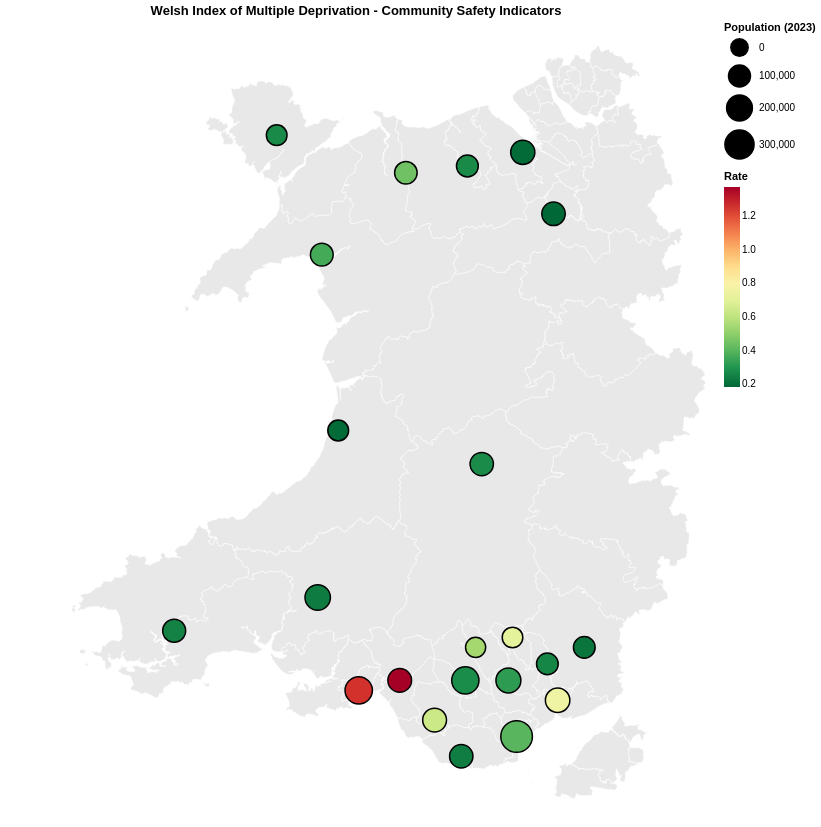

This figure's notebook cell:
### Code cell
# Create interactive map with dropdown selector
# Get list of indicators
indicators = sorted(wimd_summary['Indicator'].unique().tolist())

# Create dropdown for indicator selection
dropdown = alt.binding_select(options=indicators, name='Select Indicator: ')
selection = alt.param(
    name='indicator_selection',
    bind=dropdown,
    value=indicators[0]
)

# Create the points layer for areas WITHOUT data (black dots)
points_no_data = alt.Chart(wimd_summary).mark_circle(
    opacity=1.0,
    stroke='black',
    strokeWidth=1.5,
    color='black'
).encode(
    longitude='longitude:Q',
    latitude='latitude:Q',
    size=alt.Size(
        'Population_2023:Q',
        scale=alt.Scale(range=[300, 1000]),
        legend=alt.Legend(title='Population (2023)')
    ),
    tooltip=[
        alt.Tooltip('Authority:N', title='Authority'),
        alt.Tooltip('Indicator:N', title='Indicator'),
        alt.Tooltip('Population_2023:Q', title='Population (2023)', format=',')
    ]
).transform_filter(
    alt.datum.Indicator == selection
).transform_filter(
    alt.FieldValidPredicate(field='Data values', valid=False)
)

# Create the points layer for areas WITH data
# Points are colored from red (high/worse) to green (low/better)
# Points are sized by population
points_with_data = alt.Chart(wimd_summary).mark_circle(
    opacity=1.0,
    stroke='black',
    strokeWidth=1.5
).encode(
    longitude='longitude:Q',
    latitude='latitude:Q',
    size=alt.Size(
        'Population_2023:Q',
        scale=alt.Scale(range=[300, 1000]),
        legend=alt.Legend(title='Population (2023)')
    ),
    color=alt.Color(
        'Data values:Q',
        scale=alt.Scale(scheme='redyellowgreen', reverse=True),
        legend=alt.Legend(title='Rate')
    ),
    tooltip=[
        alt.Tooltip('Authority:N', title='Authority'),
        alt.Tooltip('Indicator:N', title='Indicator'),
        alt.Tooltip('Data values:Q', title='Rate per 100', format='.2f'),
        alt.Tooltip('Population_2023:Q', title='Population (2023)', format=',')
    ]
).transform_filter(
    alt.datum.Indicator == selection
).transform_filter(
    alt.FieldValidPredicate(field='Data values', valid=True)
).add_params(
    selection
)

# Combine both point layers
points = points_no_data + points_with_data

# Combine base map and points
final_map = (base_map + points).properties(
    width=700,
    height=800,
    title='Welsh Index of Multiple Deprivation - Community Safety Indicators'
).project(
    type='mercator'
).configure_view(
    strokeWidth=0
)

# Save the chart to JSON
final_map.save('../graphs/wales_community_safety_map.json')
print("✓ Chart saved to ../graphs/wales_community_safety_map.json")

final_map

### Figure 1 — Vega-Lite specification as saved in the notebook (floating-point values rounded to 4 significant figures; data arrays with more than 128 entries replaced by an {"elided": "..."} marker saying what was removed)
{"config": {"view": {"continuousWidth": 300, "continuousHeight": 300, "strokeWidth": 0}}, "layer": [{"data": {"values": [{"type": "Feature", "properties": {"PCON13CD": "E14000559", "PCON13CDO": "A30", "PCON13NM": "Birkenhead"}, "geometry": {"type": "Polygon", "coordinates": {"elided": "1x118x2 float values"}}}, {"type": "Feature", "properties": {"PCON13CD": "E14000581", "PCON13CDO": "A52", "PCON13NM": "Bootle"}, "geometry": {"type": "Polygon", "coordinates": {"elided": "1x87x2 float values"}}}, {"type": "Feature", "properties": {"PCON13CD": "E14000600", "PCON13CDO": "A71", "PCON13NM": "Bristol North West"}, "geometry": {"type": "MultiPolygon", "coordinates": {"elided": "2 rows, 630 float values in total"}}}, {"type": "Feature", "properties": {"PCON13CD": "E14000601", "PCON13CDO": "A72", "PCON13NM": "Bristol South"}, "geometry": {"type": "Polygon", "coordinates": {"elided": "1x161x2 float values"}}}, {"type": "Feature", "properties": {"PCON13CD": "E14000640", "PCON13CDO": "B12", "PCON13NM": "City of Chester"}, "geometry": {"type": "Polygon", "coordinates": {"elided": "1x351x2 float values"}}}, {"type": "Feature", "properties": {"PCON13CD": "E14000686", "PCON13CDO": "B58", "PCON13NM": "Eddisbury"}, "geometry": {"type": "Polygon", "coordinates": {"elided": "1x1332x2 float values"}}}, {"type": "Feature", "properties": {"PCON13CD": "E14000688", "PCON13CDO": "B60", "PCON13NM": "Ellesmere Port and Neston"}, "geometry": {"type": "MultiPolygon", "coordinates": {"elided": "2 rows, 1220 float values in total"}}}, {"type": "Feature", "properties": {"PCON13CD": "E14000708", "PCON13CDO": "B80", "PCON13NM": "Garston and Halewood"}, "geometry": {"type": "Polygon", "coordinates": {"elided": "1x157x2 float values"}}}, {"type": "Feature", "properties": {"PCON13CD": "E14000725", "PCON13CDO": "B97", "PCON13NM": "Halton"}, "geometry": {"type": "MultiPolygon", "coordinates": {"elided": "2 rows, 508 float values in total"}}}, {"type": "Feature", "properties": {"PCON13CD": "E14000743", "PCON13CDO": "C16", "PCON13NM": "Hereford and South Herefordshire"}, "geometry": {"type": "Polygon", "coordinates": {"elided": "1x941x2 float values"}}}, {"type": "Feature", "properties": {"PCON13CD": "E14000775", "PCON13CDO": "C48", "PCON13NM": "Knowsley"}, "geometry": {"type": "Polygon", "coordinates": {"elided": "1x197x2 float values"}}}, {"type": "Feature", "properties": {"PCON13CD": "E14000793", "PCON13CDO": "C66", "PCON13NM": "Liverpool, Riverside"}, "geometry": {"type": "Polygon", "coordinates": {"elided": "1x113x2 float values"}}}, {"type": "Feature", "properties": {"PCON13CD": "E14000794", "PCON13CDO": "C67", "PCON13NM": "Liverpool, Walton"}, "geometry": {"type": "Polygon", "coordinates": {"elided": "1x113x2 float values"}}}, {"type": "Feature", "properties": {"PCON13CD": "E14000795", "PCON13CDO": "C68", "PCON13NM": "Liverpool, Wavertree"}, "geometry": {"type": "Polygon", "coordinates": {"elided": "1x77x2 float values"}}}, {"type": "Feature", "properties": {"PCON13CD": "E14000796", "PCON13CDO": "C69", "PCON13NM": "Liverpool, West Derby"}, "geometry": {"type": "Polygon", "coordinates": {"elided": "1x112x2 float values"}}}, {"type": "Feature", "properties": {"PCON13CD": "E14000799", "PCON13CDO": "C72", "PCON13NM": "Ludlow"}, "geometry": {"type": "Polygon", "coordinates": {"elided": "1x2019x2 float values"}}}, {"type": "Feature", "properties": {"PCON13CD": "E14000847", "PCON13CDO": "D21", "PCON13NM": "North Herefordshire"}, "geometry": {"type": "Polygon", "coordinates": {"elided": "1x1858x2 float values"}}}, {"type": "Feature", "properties": {"PCON13CD": "E14000849", "PCON13CDO": "D23", "PCON13NM": "North Shropshire"}, "geometry": {"type": "Polygon", "coordinates": {"elided": "1x1555x2 float values"}}}, {"type": "Feature", "properties": {"PCON13CD": "E14000850", "PCON13CDO": "D24", "PCON13NM": "North Somerset"}, "geometry": {"type": "Polygon", "coordinates": {"elided": "1x804x2 float values"}}}, {"type": "Feature", "properties": {"PCON13CD": "E14000926", "PCON13CDO": "E01", "PCON13NM": "Shrewsbury and Atcham"}, "geometry": {"type": "Polygon", "coordinates": {"elided": "1x828x2 float values"}}}, {"type": "Feature", "properties": {"PCON13CD": "E14000962", "PCON13CDO": "E37", "PCON13NM": "St Helens North"}, "geometry": {"type": "Polygon", "coordinates": {"elided": "1x317x2 float values"}}}, {"type": "Feature", "properties": {"PCON13CD": "E14000963", "PCON13CDO": "E38", "PCON13NM": "St Helens South and Whiston"}, "geometry": {"type": "Polygon", "coordinates": {"elided": "1x279x2 float values"}}}, {"type": "Feature", "properties": {"PCON13CD": "E14001010", "PCON13CDO": "E85", "PCON13NM": "Wallasey"}, "geometry": {"type": "Polygon", "coordinates": {"elided": "1x98x2 float values"}}}, {"type": "Feature", "properties": {"PCON13CD": "E14001024", "PCON13CDO": "E99", "PCON13NM": "Weaver Vale"}, "geometry": {"type": "Polygon", "coordinates": {"elided": "1x542x2 float values"}}}, {"type": "Feature", "properties": {"PCON13CD": "E14001038", "PCON13CDO": "F14", "PCON13NM": "Weston-Super-Mare"}, "geometry": {"type": "MultiPolygon", "coordinates": {"elided": "2 rows, 1088 float values in total"}}}, {"type": "Feature", "properties": {"PCON13CD": "E14001043", "PCON13CDO": "F19", "PCON13NM": "Wirral South"}, "geometry": {"type": "MultiPolygon", "coordinates": {"elided": "2 rows, 490 float values in total"}}}, {"type": "Feature", "properties": {"PCON13CD": "E14001044", "PCON13CDO": "F20", "PCON13NM": "Wirral West"}, "geometry": {"type": "MultiPolygon", "coordinates": {"elided": "4 rows, 294 float values in total"}}}, {"type": "Feature", "properties": {"PCON13CD": "W07000041", "PCON13CDO": "W01", "PCON13NM": "Ynys Mon"}, "geometry": {"type": "MultiPolygon", "coordinates": {"elided": "30 rows, 5844 float values in total"}}}, {"type": "Feature", "properties": {"PCON13CD": "W07000042", "PCON13CDO": "W02", "PCON13NM": "Delyn"}, "geometry": {"type": "MultiPolygon", "coordinates": {"elided": "8 rows, 1520 float values in total"}}}, {"type": "Feature", "properties": {"PCON13CD": "W07000043", "PCON13CDO": "W03", "PCON13NM": "Alyn and Deeside"}, "geometry": {"type": "MultiPolygon", "coordinates": {"elided": "2 rows, 1224 float values in total"}}}, {"type": "Feature", "properties": {"PCON13CD": "W07000044", "PCON13CDO": "W04", "PCON13NM": "Wrexham"}, "geometry": {"type": "Polygon", "coordinates": {"elided": "1x494x2 float values"}}}, {"type": "Feature", "properties": {"PCON13CD": "W07000045", "PCON13CDO": "W05", "PCON13NM": "Llanelli"}, "geometry": {"type": "MultiPolygon", "coordinates": {"elided": "10 rows, 3994 float values in total"}}}, {"type": "Feature", "properties": {"PCON13CD": "W07000046", "PCON13CDO": "W06", "PCON13NM": "Gower"}, "geometry": {"type": "MultiPolygon", "coordinates": {"elided": "23 rows, 4236 float values in total"}}}, {"type": "Feature", "properties": {"PCON13CD": "W07000047", "PCON13CDO": "W07", "PCON13NM": "Swansea West"}, "geometry": {"type": "Polygon", "coordinates": {"elided": "1x187x2 float values"}}}, {"type": "Feature", "properties": {"PCON13CD": "W07000048", "PCON13CDO": "W08", "PCON13NM": "Swansea East"}, "geometry": {"type": "Polygon", "coordinates": {"elided": "1x208x2 float values"}}}, {"type": "Feature", "properties": {"PCON13CD": "W07000049", "PCON13CDO": "W09", "PCON13NM": "Aberavon"}, "geometry": {"type": "MultiPolygon", "coordinates": {"elided": "3 rows, 960 float values in total"}}}, {"type": "Feature", "properties": {"PCON13CD": "W07000050", "PCON13CDO": "W10", "PCON13NM": "Cardiff Central"}, "geometry": {"type": "Polygon", "coordinates": {"elided": "1x79x2 float values"}}}, {"type": "Feature", "properties": {"PCON13CD": "W07000051", "PCON13CDO": "W11", "PCON13NM": "Cardiff North"}, "geometry": {"type": "Polygon", "coordinates": {"elided": "1x208x2 float values"}}}, {"type": "Feature", "properties": {"PCON13CD": "W07000052", "PCON13CDO": "W12", "PCON13NM": "Rhondda"}, "geometry": {"type": "Polygon", "coordinates": {"elided": "1x180x2 float values"}}}, {"type": "Feature", "properties": {"PCON13CD": "W07000053", "PCON13CDO": "W13", "PCON13NM": "Torfaen"}, "geometry": {"type": "Polygon", "coordinates": {"elided": "1x388x2 float values"}}}, {"type": "Feature", "properties": {"PCON13CD": "W07000054", "PCON13CDO": "W14", "PCON13NM": "Monmouth"}, "geometry": {"type": "Polygon", "coordinates": {"elided": "1x1126x2 float values"}}}, {"type": "Feature", "properties": {"PCON13CD": "W07000055", "PCON13CDO": "W15", "PCON13NM": "Newport East"}, "geometry": {"type": "MultiPolygon", "coordinates": {"elided": "2 rows, 774 float values in total"}}}, {"type": "Feature", "properties": {"PCON13CD": "W07000056", "PCON13CDO": "W16", "PCON13NM": "Newport West"}, "geometry": {"type": "MultiPolygon", "coordinates": {"elided": "2 rows, 1274 float values in total"}}}, {"type": "Feature", "properties": {"PCON13CD": "W07000057", "PCON13CDO": "W17", "PCON13NM": "Arfon"}, "geometry": {"type": "Polygon", "coordinates": {"elided": "1x575x2 float values"}}}, {"type": "Feature", "properties": {"PCON13CD": "W07000058", "PCON13CDO": "W18", "PCON13NM": "Aberconwy"}, "geometry": {"type": "Polygon", "coordinates": {"elided": "1x904x2 float values"}}}, {"type": "Feature", "properties": {"PCON13CD": "W07000059", "PCON13CDO": "W19", "PCON13NM": "Clwyd West"}, "geometry": {"type": "Polygon", "coordinates": {"elided": "1x1031x2 float values"}}}, {"type": "Feature", "properties": {"PCON13CD": "W07000060", "PCON13CDO": "W20", "PCON13NM": "Vale of Clwyd"}, "geometry": {"type": "MultiPolygon", "coordinates": {"elided": "2 rows, 1204 float values in total"}}}, {"type": "Feature", "properties": {"PCON13CD": "W07000061", "PCON13CDO": "W21", "PCON13NM": "Dwyfor Meirionnydd"}, "geometry": {"type": "MultiPolygon", "coordinates": {"elided": "14 rows, 5696 float values in total"}}}, {"type": "Feature", "properties": {"PCON13CD": "W07000062", "PCON13CDO": "W22", "PCON13NM": "Clwyd South"}, "geometry": {"type": "Polygon", "coordinates": {"elided": "1x1117x2 float values"}}}, {"type": "Feature", "properties": {"PCON13CD": "W07000063", "PCON13CDO": "W23", "PCON13NM": "Montgomeryshire"}, "geometry": {"type": "Polygon", "coordinates": {"elided": "1x1920x2 float values"}}}, {"type": "Feature", "properties": {"PCON13CD": "W07000064", "PCON13CDO": "W24", "PCON13NM": "Ceredigion"}, "geometry": {"type": "MultiPolygon", "coordinates": {"elided": "5 rows, 4494 float values in total"}}}, {"type": "Feature", "properties": {"PCON13CD": "W07000065", "PCON13CDO": "W25", "PCON13NM": "Preseli Pembrokeshire"}, "geometry": {"type": "MultiPolygon", "coordinates": {"elided": "36 rows, 8830 float values in total"}}}, {"type": "Feature", "properties": {"PCON13CD": "W07000066", "PCON13CDO": "W26", "PCON13NM": "Carmarthen West and South Pembrokeshire"}, "geometry": {"type": "MultiPolygon", "coordinates": {"elided": "18 rows, 5972 float values in total"}}}, {"type": "Feature", "properties": {"PCON13CD": "W07000067", "PCON13CDO": "W27", "PCON13NM": "Carmarthen East and Dinefwr"}, "geometry": {"type": "MultiPolygon", "coordinates": {"elided": "3 rows, 3624 float values in total"}}}, {"type": "Feature", "properties": {"PCON13CD": "W07000068", "PCON13CDO": "W28", "PCON13NM": "Brecon and Radnorshire"}, "geometry": {"type": "Polygon", "coordinates": {"elided": "1x1845x2 float values"}}}, {"type": "Feature", "properties": {"PCON13CD": "W07000069", "PCON13CDO": "W29", "PCON13NM": "Neath"}, "geometry": {"type": "Polygon", "coordinates": {"elided": "1x548x2 float values"}}}, {"type": "Feature", "properties": {"PCON13CD": "W07000070", "PCON13CDO": "W30", "PCON13NM": "Cynon Valley"}, "geometry": {"type": "Polygon", "coordinates": {"elided": "1x349x2 float values"}}}, {"type": "Feature", "properties": {"PCON13CD": "W07000071", "PCON13CDO": "W31", "PCON13NM": "Merthyr Tydfil and Rhymney"}, "geometry": {"type": "Polygon", "coordinates": {"elided": "1x321x2 float values"}}}, {"type": "Feature", "properties": {"PCON13CD": "W07000072", "PCON13CDO": "W32", "PCON13NM": "Blaenau Gwent"}, "geometry": {"type": "Polygon", "coordinates": {"elided": "1x236x2 float values"}}}, {"type": "Feature", "properties": {"PCON13CD": "W07000073", "PCON13CDO": "W33", "PCON13NM": "Bridgend"}, "geometry": {"type": "Polygon", "coordinates": {"elided": "1x314x2 float values"}}}, {"type": "Feature", "properties": {"PCON13CD": "W07000074", "PCON13CDO": "W34", "PCON13NM": "Ogmore"}, "geometry": {"type": "Polygon", "coordinates": {"elided": "1x344x2 float values"}}}, {"type": "Feature", "properties": {"PCON13CD": "W07000075", "PCON13CDO": "W35", "PCON13NM": "Pontypridd"}, "geometry": {"type": "Polygon", "coordinates": {"elided": "1x403x2 float values"}}}, {"type": "Feature", "properties": {"PCON13CD": "W07000076", "PCON13CDO": "W36", "PCON13NM": "Caerphilly"}, "geometry": {"type": "Polygon", "coordinates": {"elided": "1x377x2 float values"}}}, {"type": "Feature", "properties": {"PCON13CD": "W07000077", "PCON13CDO": "W37", "PCON13NM": "Islwyn"}, "geometry": {"type": "Polygon", "coordinates": {"elided": "1x298x2 float values"}}}, {"type": "Feature", "properties": {"PCON13CD": "W07000078", "PCON13CDO": "W38", "PCON13NM": "Vale of Glamorgan"}, "geometry": {"type": "Polygon", "coordinates": {"elided": "1x470x2 float values"}}}, {"type": "Feature", "properties": {"PCON13CD": "W07000079", "PCON13CDO": "W39", "PCON13NM": "Cardiff West"}, "geometry": {"type": "Polygon", "coordinates": {"elided": "1x188x2 float values"}}}, {"type": "Feature", "properties": {"PCON13CD": "W07000080", "PCON13CDO": "W40", "PCON13NM": "Cardiff South and Penarth"}, "geometry": {"type": "MultiPolygon", "coordinates": {"elided": "6 rows, 1026 float values in total"}}}]}, "mark": {"type": "geoshape", "fill": "#e8e8e8", "stroke": "white", "strokeWidth": 0.5}}, {"layer": [{"mark": {"type": "circle", "color": "black", "opacity": 1.0, "stroke": "black", "strokeWidth": 1.5}, "encoding": {"latitude": {"field": "latitude", "type": "quantitative"}, "longitude": {"field": "longitude", "type": "quantitative"}, "size": {"field": "Population_2023", "legend": {"title": "Population (2023)"}, "scale": {"range": [300, 1000]}, "type": "quantitative"}, "tooltip": [{"field": "Authority", "title": "Authority", "type": "nominal"}, {"field": "Indicator", "title": "Indicator", "type": "nominal"}, {"field": "Population_2023", "format": ",", "title": "Population (2023)", "type": "quantitative"}]}, "transform": [{"filter": "(datum.Indicator === indicator_selection)"}, {"filter": {"field": "Data values", "valid": false}}]}, {"mark": {"type": "circle", "opacity": 1.0, "stroke": "black", "strokeWidth": 1.5}, "encoding": {"color": {"field": "Data values", "legend": {"title": "Rate"}, "scale": {"reverse": true, "scheme": "redyellowgreen"}, "type": "quantitative"}, "latitude": {"field": "latitude", "type": "quantitative"}, "longitude": {"field": "longitude", "type": "quantitative"}, "size": {"field": "Population_2023", "legend": {"title": "Population (2023)"}, "scale": {"range": [300, 1000]}, "type": "quantitative"}, "tooltip": [{"field": "Authority", "title": "Authority", "type": "nominal"}, {"field": "Indicator", "title": "Indicator", "type": "nominal"}, {"field": "Data values", "format": ".2f", "title": "Rate per 100", "type": "quantitative"}, {"field": "Population_2023", "format": ",", "title": "Population (2023)", "type": "quantitative"}]}, "transform": [{"filter": "(datum.Indicator === indicator_selection)"}, {"filter": {"field": "Data values", "valid": true}}]}], "data": {"name": "data-3a3420625cde884422f5f8051cfda90c"}}], "height": 800, "params": [{"name": "indicator_selection", "bind": {"input": "select", "options": ["Fire incidents per at-risk population", "Police recorded antisocial behaviour per at-risk population", "Police recorded burglary per residential dwelling", "Police recorded criminal damage per at-risk population", "Police recorded public order offences per at-risk population", "Police recorded stalking and harassment per at-risk population", "Police recorded theft per at-risk population", "Police recorded violence with injury per at-risk population", "Police recorded violence without injury per at-risk population"], "name": "Select Indicator: "}, "value": "Fire incidents per at-risk population"}], "projection": {"type": "mercator"}, "title": "Welsh Index of Multiple Deprivation - Community Safety Indicators", "width": 700, "$schema": "https://vega.github.io/schema/vega-lite/v5.20.1.json", "datasets": {"data-3a3420625cde884422f5f8051cfda90c": {"elided": "198 records"}}}
